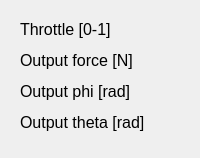
        <widget class="QWidget" name="OutputsPage">
         <layout class="QVBoxLayout" name="verticalLayout_18">
          <item>
           <widget class="QWidget" name="outputPlotsContainer" native="true">
            <layout class="QVBoxLayout" name="verticalLayout_19">
             <item>
              <widget class="QLabel" name="label_16">
               <property name="maximumSize">
                <size>
                 <width>16777215</width>
                 <height>20</height>
                </size>
               </property>
               <property name="font">
                <font>
                 <pointsize>12</pointsize>
                </font>
               </property>
               <property name="text">
                <string>Throttle [0-1]</string>
               </property>
              </widget>
             </item>
             <item>
              <widget class="LivePlotWidget" name="throttle_plot" native="true"/>
             </item>
             <item>
              <widget class="QLabel" name="label_17">
               <property name="maximumSize">
                <size>
                 <width>16777215</width>
                 <height>20</height>
                </size>
               </property>
               <property name="font">
                <font>
                 <pointsize>12</pointsize>
                </font>
               </property>
               <property name="text">
                <string>Output force [N]</string>
               </property>
              </widget>
             </item>
             <item>
              <widget class="LivePlotWidget" name="output_f_plot" native="true"/>
             </item>
             <item>
              <widget class="QLabel" name="label_18">
               <property name="maximumSize">
                <size>
                 <width>16777215</width>
                 <height>20</height>
                </size>
               </property>
               <property name="font">
                <font>
                 <pointsize>12</pointsize>
                </font>
               </property>
               <property name="text">
                <string>Output phi [rad]</string>
               </property>
              </widget>
             </item>
             <item>
              <widget class="LivePlotWidget" name="output_phi_plot" native="true"/>
             </item>
             <item>
              <widget class="QLabel" name="label_19">
               <property name="maximumSize">
                <size>
                 <width>16777215</width>
                 <height>20</height>
                </size>
               </property>
               <property name="font">
                <font>
                 <pointsize>12</pointsize>
                </font>
               </property>
               <property name="text">
                <string>Output theta [rad]</string>
               </property>
              </widget>
             </item>
             <item>
              <widget class="LivePlotWidget" name="output_theta_plot" native="true"/>
             </item>
            </layout>
           </widget>
          </item>
         </layout>
        </widget>
